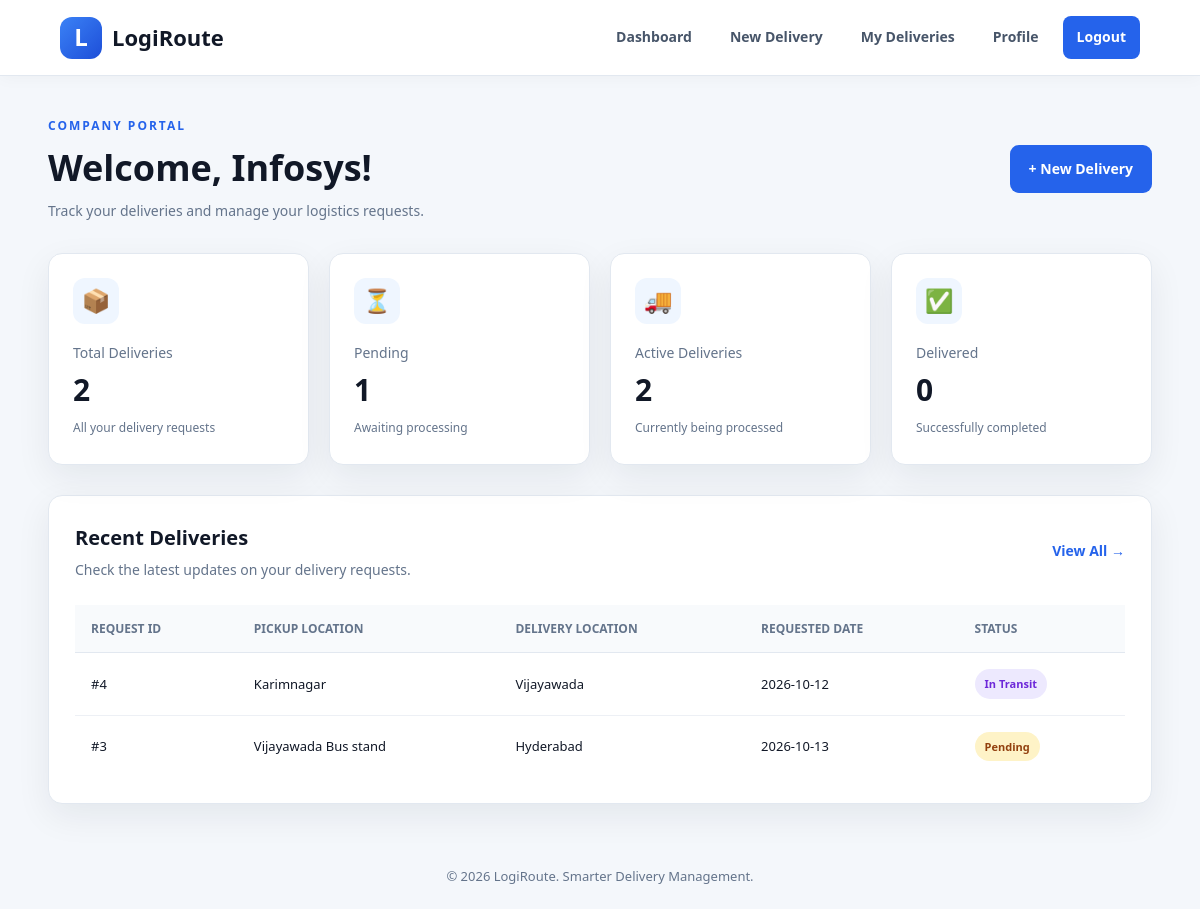
The page /user/dashboard (signed in) on the database its author committed.
### tables this page shows
CREATE TABLE delivery_requests (
                id INTEGER PRIMARY KEY AUTOINCREMENT,
                account_id INTEGER NOT NULL,
                pickup_address TEXT NOT NULL,
                delivery_address TEXT NOT NULL,
                goods_description TEXT NOT NULL,
                requested_date TEXT,
                status TEXT NOT NULL DEFAULT 'Pending',
                created_at TEXT NOT NULL DEFAULT CURRENT_TIMESTAMP, weight_kg REAL DEFAULT 0, volume_m3 REAL DEFAULT 0, priority TEXT NOT NULL DEFAULT 'Normal', assigned_vehicle_id INTEGER, assigned_driver_id INTEGER, warehouse_id INTEGER, estimated_distance_km REAL, estimated_duration_minutes INTEGER, delivery_deadline TEXT, rejection_reason TEXT,
                FOREIGN KEY(account_id)
                    REFERENCES accounts(id)
                    ON DELETE CASCADE
            );

### app.py (the view)
@app.route("/user/dashboard")
@login_required("user")
def user_dashboard():
    account_id = session["account_id"]
    with get_db() as db:
        recent = db.execute(
            """SELECT * FROM delivery_requests
               WHERE account_id = ? ORDER BY id DESC LIMIT 6""",
            (account_id,),
        ).fetchall()
        total = db.execute(
            "SELECT COUNT(*) FROM delivery_requests WHERE account_id = ?",
            (account_id,),
        ).fetchone()[0]
        active = db.execute("""
            SELECT COUNT(*) FROM delivery_requests
            WHERE account_id = ?
              AND status IN ('Pending', 'Confirmed', 'In Transit')
        """, (account_id,)).fetchone()[0]
        delivered = db.execute("""
            SELECT COUNT(*) FROM delivery_requests
            WHERE account_id = ? AND status = 'Delivered'
        """, (account_id,)).fetchone()[0]
    return render_template(
        "user_dashboard.html",
        recent=recent,
        total=total,
        active=active,
        delivered=delivered,
    )

### app.py (called while the page is built)
def get_db():
    connection = sqlite3.connect(DATABASE, timeout=10)
    connection.row_factory = sqlite3.Row
    connection.execute("PRAGMA foreign_keys = ON")
    return connection

def login_required(role=None):
    def decorator(view_function):
        @wraps(view_function)
        def wrapper(*args, **kwargs):
            if "account_id" not in session:
                flash("Please log in to continue.", "error")
                return redirect(url_for("landing"))
            if role and session.get("role") != role:
                abort(403)
            return view_function(*args, **kwargs)
        return wrapper
    return decorator

### templates/user_dashboard.html (shortened to what this page needs)
{% extends "base.html" %}
{% block content %}
<section class="dashboard-page">
    <div class="dashboard-header">
        <div>
            <p class="section-label">COMPANY PORTAL</p>
            <h1>Welcome, {{ session.get('name', 'Company') }}!</h1>
            <p class="muted-text">
                Track your deliveries and manage your logistics requests.
            </p>
        </div>
        <a href="{{ url_for('new_delivery') }}" class="btn btn-primary">
            + New Delivery
        </a>
    </div>
    <div class="stats-grid">
        <div class="stat-card">
            <div class="stat-icon">📦</div>
            <p>Total Deliveries</p>
            <h2>{{ total }}</h2>
            <span>All your delivery requests</span>
        </div>
        <div class="stat-card">
            <div class="stat-icon">⏳</div>
            <p>Pending</p>
            <h2>{{ recent|selectattr('status', 'equalto', 'Pending')|list|length }}</h2>
            <span>Awaiting processing</span>
        </div>
        <div class="stat-card">
            <div class="stat-icon">🚚</div>
            <p>Active Deliveries</p>
            <h2>{{ active }}</h2>
            <span>Currently being processed</span>
        </div>
        <div class="stat-card">
            <div class="stat-icon">✅</div>
            <p>Delivered</p>
            <h2>{{ delivered }}</h2>
            <span>Successfully completed</span>
        </div>
    </div>
    <div class="content-card">
        <div class="card-heading">
            <div>
                <h2>Recent Deliveries</h2>
                <p class="muted-text">
                    Check the latest updates on your delivery requests.
                </p>
            </div>
            <a href="{{ url_for('user_deliveries') }}" class="text-link">
                View All →
            </a>
        </div>
        {% if recent %}
        <div class="table-wrapper">
            <table>
                <thead>
                    <tr>
                        <th>Request ID</th>
                        <th>Pickup Location</th>
                        <th>Delivery Location</th>
                        <th>Requested Date</th>
                        <th>Status</th>
                    </tr>
                </thead>
                <tbody>
                    {% for item in recent %}
                    <tr>
                        <td>#{{ item.id }}</td>
                        <td>{{ item.pickup_address }}</td>
                        <td>{{ item.delivery_address }}</td>
                        <td>{{ item.requested_date or "Not specified" }}</td>
                        <td>
                            <span class="status-badge status-{{ item.status|lower|replace(' ', '-') }}">
                                {{ item.status }}
                            </span>
                        </td>
                    </tr>
                    {% endfor %}
                </tbody>
            </table>
        </div>
        {% endif %}
    </div>
</section>
{% endblock %}

### static/style.css (style rules this page uses)
* { margin: 0; padding: 0; box-sizing: border-box; }
:root { --primary: #2563eb; --primary-dark: #1d4ed8; --primary-light: #dbeafe; --background: #f4f7fb; --white: #ffffff; --text: #111827; --muted: #64748b; --border: #e2e8f0; --success: #15803d; --danger: #dc2626; --shadow: 0 12px 35px rgba(15, 23, 42, 0.07); }
html { scroll-behavior: smooth; }
body { min-height: 100vh; font-family: "Segoe UI", Arial, sans-serif; color: var(--text); background: var(--background); line-height: 1.6; }
a { color: inherit; text-decoration: none; }
.dashboard-page, .form-page { width: min(1200px, 92%); margin: 40px auto; }
.dashboard-header { display: flex; justify-content: space-between; align-items: center; gap: 24px; margin-bottom: 30px; }
.dashboard-header h1, .form-heading h1 { margin-bottom: 10px; font-size: clamp(27px, 4vw, 36px); line-height: 1.25; }
.section-label { margin-bottom: 10px; color: var(--primary); font-size: 12px; font-weight: 800; letter-spacing: 2px; }
.muted-text { color: var(--muted); font-size: 14px; }
.text-link { color: var(--primary); font-size: 14px; font-weight: 700; }
.btn { display: inline-flex; align-items: center; justify-content: center; gap: 8px; padding: 12px 18px; border: 1px solid transparent; border-radius: 9px; font-size: 14px; font-weight: 700; text-align: center; transition: 0.2s ease; }
.btn-primary { color: var(--white); background: var(--primary); }
.stats-grid { display: grid; grid-template-columns: repeat(4, minmax(0, 1fr)); gap: 20px; margin-bottom: 30px; }
.stat-card { padding: 24px; background: var(--white); border: 1px solid var(--border); border-radius: 14px; box-shadow: var(--shadow); transition: 0.2s ease; }
.stat-icon { display: flex; align-items: center; justify-content: center; width: 46px; height: 46px; margin-bottom: 18px; background: #eff6ff; border-radius: 12px; font-size: 23px; }
.stat-card p { margin-bottom: 6px; color: var(--muted); font-size: 14px; }
.stat-card h2 { margin-bottom: 5px; font-size: 30px; line-height: 1.3; }
.stat-card span { color: var(--muted); font-size: 12px; }
.content-card { padding: 26px; background: var(--white); border: 1px solid var(--border); border-radius: 14px; box-shadow: var(--shadow); }
.card-heading { display: flex; align-items: center; justify-content: space-between; gap: 16px; margin-bottom: 24px; }
.card-heading h2 { margin-bottom: 5px; font-size: 20px; }
.table-wrapper { width: 100%; overflow-x: auto; }
table { width: 100%; border-collapse: collapse; text-align: left; }
thead { background: #f8fafc; }
th { padding: 14px 16px; color: var(--muted); border-bottom: 1px solid var(--border); font-size: 12px; font-weight: 800; text-transform: uppercase; white-space: nowrap; }
td { max-width: 250px; padding: 16px; border-bottom: 1px solid #edf0f5; font-size: 13px; vertical-align: middle; overflow-wrap: anywhere; }
tbody tr:last-child td { border-bottom: none; }
.status-badge { display: inline-block; padding: 6px 10px; border-radius: 20px; font-size: 11px; font-weight: 800; white-space: nowrap; }
.status-pending { color: #92400e; background: #fef3c7; }
.status-in-transit { color: #6d28d9; background: #ede9fe; }

### rows shown on the page
delivery_requests: id "4", pickup_address "Karimnagar", delivery_address "Vijayawada", requested_date "2026-10-12", status "In Transit"
delivery_requests: id "3", pickup_address "Vijayawada Bus stand", delivery_address "Hyderabad", requested_date "2026-10-13", status "Pending"

### other values the page prints
{{ session.get('name', 'Company') }} "Infosys"
{{ total }} "2"
{{ recent|selectattr('status', 'equalto', 'Pending')|list|length }} "1"
{{ active }} "2"
{{ delivered }} "0"
